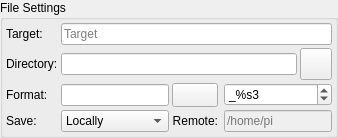
        <widget class="QGroupBox" name="fileSettingsGroup">
         <property name="title">
          <string>File Settings</string>
         </property>
         <layout class="QGridLayout" name="gridLayout_4">
          <property name="leftMargin">
           <number>3</number>
          </property>
          <property name="topMargin">
           <number>3</number>
          </property>
          <property name="rightMargin">
           <number>3</number>
          </property>
          <property name="bottomMargin">
           <number>3</number>
          </property>
          <property name="spacing">
           <number>3</number>
          </property>
          <item row="3" column="1">
           <widget class="QComboBox" name="fileUploadModeS">
            <property name="sizePolicy">
             <sizepolicy hsizetype="Expanding" vsizetype="Fixed">
              <horstretch>0</horstretch>
              <verstretch>0</verstretch>
             </sizepolicy>
            </property>
            <item>
             <property name="text">
              <string>Locally</string>
             </property>
            </item>
            <item>
             <property name="text">
              <string>Remotely</string>
             </property>
            </item>
            <item>
             <property name="text">
              <string>Both</string>
             </property>
            </item>
           </widget>
          </item>
          <item row="1" column="1" colspan="4">
           <widget class="QLineEdit" name="fileDirectoryT"/>
          </item>
          <item row="0" column="1" colspan="5">
           <widget class="QLineEdit" name="targetNameT">
            <property name="placeholderText">
             <string>Target</string>
            </property>
            <property name="clearButtonEnabled">
             <bool>true</bool>
            </property>
           </widget>
          </item>
          <item row="1" column="0">
           <widget class="QLabel" name="textLabel1_18">
            <property name="toolTip">
             <string>&lt;html&gt;&lt;head/&gt;&lt;body&gt;&lt;p&gt;Base local capture directory&lt;/p&gt;&lt;/body&gt;&lt;/html&gt;</string>
            </property>
            <property name="whatsThis">
             <string/>
            </property>
            <property name="text">
             <string>Directory:</string>
            </property>
           </widget>
          </item>
          <item row="2" column="2">
           <widget class="QPushButton" name="resetFormatB">
            <property name="sizePolicy">
             <sizepolicy hsizetype="Minimum" vsizetype="Fixed">
              <horstretch>0</horstretch>
              <verstretch>0</verstretch>
             </sizepolicy>
            </property>
            <property name="minimumSize">
             <size>
              <width>24</width>
              <height>24</height>
             </size>
            </property>
            <property name="maximumSize">
             <size>
              <width>16777215</width>
              <height>32</height>
             </size>
            </property>
            <property name="toolTip">
             <string>Reset placeholder format to default</string>
            </property>
            <property name="text">
             <string/>
            </property>
            <property name="icon">
             <iconset theme="edit-clear">
              <normaloff>.</normaloff>.</iconset>
            </property>
            <property name="iconSize">
             <size>
              <width>24</width>
              <height>24</height>
             </size>
            </property>
           </widget>
          </item>
          <item row="0" column="0">
           <widget class="QLabel" name="textLabel1_7">
            <property name="toolTip">
             <string>&lt;html&gt;&lt;head/&gt;&lt;body&gt;&lt;p&gt;Target is the name of the targetted object.&lt;/p&gt;&lt;p&gt;It is available to be used in the filename Format via the %t or %type placeholder tag.&lt;/p&gt;&lt;/body&gt;&lt;/html&gt;</string>
            </property>
            <property name="whatsThis">
             <string/>
            </property>
            <property name="text">
             <string>Target:</string>
            </property>
           </widget>
          </item>
          <item row="3" column="4" colspan="2">
           <widget class="QLineEdit" name="fileRemoteDirT">
            <property name="enabled">
             <bool>false</bool>
            </property>
            <property name="placeholderText">
             <string>/home/pi</string>
            </property>
           </widget>
          </item>
          <item row="3" column="0">
           <widget class="QLabel" name="label_4">
            <property name="toolTip">
             <string>&lt;html&gt;&lt;head/&gt;&lt;body&gt;&lt;p&gt;Select how captured images are uploaded:&lt;/p&gt;&lt;ol style=&quot;margin-top: 0px; margin-bottom: 0px; margin-left: 0px; margin-right: 0px; -qt-list-indent: 1;&quot;&gt;&lt;li style=&quot; margin-top:12px; margin-bottom:0px; margin-left:0px; margin-right:0px; -qt-block-indent:0; text-indent:0px;&quot;&gt;&lt;span style=&quot; font-weight:600;&quot;&gt;Locally&lt;/span&gt;: Captured images are saved locally on disk in the directory specified above.&lt;/li&gt;&lt;li style=&quot; margin-top:0px; margin-bottom:0px; margin-left:0px; margin-right:0px; -qt-block-indent:0; text-indent:0px;&quot;&gt;&lt;span style=&quot; font-weight:600;&quot;&gt;Remotely&lt;/span&gt;: When connecting to a remote device, select this option to save images on the remote device only. No images are uploaded to Ekos.&lt;/li&gt;&lt;li style=&quot; margin-top:0px; margin-bottom:12px; margin-left:0px; margin-right:0px; -qt-block-indent:0; text-indent:0px;&quot;&gt;&lt;span style=&quot; font-weight:600;&quot;&gt;Both&lt;/span&gt;: Captured images are saved on both the remote computer &lt;span style=&quot; font-weight:600;&quot;&gt;and&lt;/span&gt; on the local disk as well.&lt;/li&gt;&lt;/ol&gt;&lt;p&gt;When selecting &lt;span style=&quot; font-style:italic;&quot;&gt;Remotely&lt;/span&gt; or &lt;span style=&quot; font-style:italic;&quot;&gt;Both&lt;/span&gt;, you must specify the remote directory where the remote images are saved to. By default, all captured images are saved &lt;span style=&quot; font-style:italic;&quot;&gt;Locally&lt;/span&gt;.&lt;/p&gt;&lt;/body&gt;&lt;/html&gt;</string>
            </property>
            <property name="text">
             <string>Save:</string>
            </property>
           </widget>
          </item>
          <item row="2" column="1">
           <widget class="QLineEdit" name="placeholderFormatT"/>
          </item>
          <item row="2" column="4" colspan="2">
           <widget class="QSpinBox" name="formatSuffixN">
            <property name="toolTip">
             <string>&lt;html&gt;&lt;head/&gt;&lt;body&gt;&lt;p&gt;Number of digits used to append the sequence number to the filename.&lt;/p&gt;&lt;/body&gt;&lt;/html&gt;</string>
            </property>
            <property name="prefix">
             <string>_%s</string>
            </property>
            <property name="minimum">
             <number>1</number>
            </property>
            <property name="maximum">
             <number>9</number>
            </property>
            <property name="value">
             <number>3</number>
            </property>
           </widget>
          </item>
          <item row="2" column="0">
           <widget class="QLabel" name="formatLabel">
            <property name="toolTip">
             <string>&lt;html&gt;&lt;head/&gt;&lt;body&gt;&lt;p&gt;Format is used to define the image file names by the use of placeholder tags.&lt;/p&gt;&lt;ul style=&quot;margin-top: 0px; margin-bottom: 0px; margin-left: 0px; margin-right: 0px; -qt-list-indent: 1;&quot;&gt;&lt;li style=&quot; margin-top:12px; margin-bottom:0px; margin-left:0px; margin-right:0px; -qt-block-indent:0; text-indent:0px;&quot;&gt;Placeholder&lt;span style=&quot; font-weight:704;&quot;&gt; %f&lt;/span&gt; or &lt;span style=&quot; font-weight:704;&quot;&gt;%filename&lt;/span&gt;: The name of the .esq file, without extension.&lt;/li&gt;&lt;li style=&quot; margin-top:0px; margin-bottom:0px; margin-left:0px; margin-right:0px; -qt-block-indent:0; text-indent:0px;&quot;&gt;Placeholder&lt;span style=&quot; font-weight:704;&quot;&gt; %D&lt;/span&gt; or &lt;span style=&quot; font-weight:704;&quot;&gt;%Datetime&lt;/span&gt;: The current time and date &lt;span style=&quot; font-weight:704;&quot;&gt;when the file is saved.&lt;/span&gt;&lt;/li&gt;&lt;li style=&quot; margin-top:0px; margin-bottom:0px; margin-left:0px; margin-right:0px; -qt-block-indent:0; text-indent:0px;&quot;&gt;Placeholder&lt;span style=&quot; font-weight:704;&quot;&gt; %T&lt;/span&gt; or &lt;span style=&quot; font-weight:704;&quot;&gt;%Type&lt;/span&gt;: The frame type eg: 'Light', 'Bias', 'Dark', 'Flat'...&lt;/li&gt;&lt;li style=&quot; margin-top:0px; margin-bottom:0px; margin-left:0px; margin-right:0px; -qt-block-indent:0; text-indent:0px;&quot;&gt;Placeholder&lt;span style=&quot; font-weight:704;&quot;&gt; %e&lt;/span&gt; or &lt;span style=&quot; font-weight:704;&quot;&gt;%exposure&lt;/span&gt;: The exposure duration in seconds, with '_secs' as suffix.&lt;/li&gt;&lt;ul style=&quot;margin-top: 0px; margin-bottom: 0px; margin-left: 0px; margin-right: 0px; -qt-list-indent: 1;&quot;&gt;&lt;li style=&quot; margin-top:0px; margin-bottom:0px; margin-left:0px; margin-right:0px; -qt-block-indent:0; text-indent:0px;&quot;&gt;Placeholder&lt;span style=&quot; font-weight:704;&quot;&gt; %E&lt;/span&gt; or &lt;span style=&quot; font-weight:704;&quot;&gt;%exp&lt;/span&gt;: The exposure duration in seconds as plain number, without any unit as suffix.&lt;/li&gt;&lt;/ul&gt;&lt;li style=&quot; margin-top:0px; margin-bottom:0px; margin-left:0px; margin-right:0px; -qt-block-indent:0; text-indent:0px;&quot;&gt;Placeholder&lt;span style=&quot; font-weight:704;&quot;&gt; %F&lt;/span&gt; or &lt;span style=&quot; font-weight:704;&quot;&gt;%Filter&lt;/span&gt;: The active filter name.&lt;/li&gt;&lt;li style=&quot; margin-top:0px; margin-bottom:0px; margin-left:0px; margin-right:0px; -qt-block-indent:0; text-indent:0px;&quot;&gt;Placeholder&lt;span style=&quot; font-weight:704;&quot;&gt; %t&lt;/span&gt; or &lt;span style=&quot; font-weight:704;&quot;&gt;%target&lt;/span&gt;: The Target name.&lt;/li&gt;&lt;li style=&quot; margin-top:0px; margin-bottom:0px; margin-left:0px; margin-right:0px; -qt-block-indent:0; text-indent:0px;&quot;&gt;Placeholder &lt;span style=&quot; font-weight:600;&quot;&gt;%C&lt;/span&gt; or &lt;span style=&quot; font-weight:600;&quot;&gt;%temperature&lt;/span&gt;: The camera temperature of capturing.&lt;/li&gt;&lt;ul style=&quot;margin-top: 0px; margin-bottom: 0px; margin-left: 0px; margin-right: 0px; -qt-list-indent: 1;&quot;&gt;&lt;li style=&quot; margin-top:0px; margin-bottom:0px; margin-left:0px; margin-right:0px; -qt-block-indent:0; text-indent:0px;&quot;&gt;Placeholder &lt;span style=&quot; font-weight:600;&quot;&gt;%B&lt;/span&gt; or &lt;span style=&quot; font-weight:600;&quot;&gt;%bin&lt;/span&gt;: The binning configured for capturing.&lt;/li&gt;&lt;li style=&quot; margin-top:0px; margin-bottom:0px; margin-left:0px; margin-right:0px; -qt-block-indent:0; text-indent:0px;&quot;&gt;Placeholder &lt;span style=&quot; font-weight:600;&quot;&gt;%G&lt;/span&gt; or &lt;span style=&quot; font-weight:600;&quot;&gt;%gain&lt;/span&gt;: The gain configured for capturing.&lt;/li&gt;&lt;/ul&gt;&lt;li style=&quot; margin-top:0px; margin-bottom:0px; margin-left:0px; margin-right:0px; -qt-block-indent:0; text-indent:0px;&quot;&gt;Placeholder &lt;span style=&quot; font-weight:600;&quot;&gt;%O&lt;/span&gt; or &lt;span style=&quot; font-weight:600;&quot;&gt;%offset&lt;/span&gt;: The offset configured for capturing.&lt;/li&gt;&lt;ul style=&quot;margin-top: 0px; margin-bottom: 0px; margin-left: 0px; margin-right: 0px; -qt-list-indent: 1;&quot;&gt;&lt;li style=&quot; margin-top:0px; margin-bottom:0px; margin-left:0px; margin-right:0px; -qt-block-indent:0; text-indent:0px;&quot;&gt;Placeholder &lt;span style=&quot; font-weight:600;&quot;&gt;%I&lt;/span&gt; or &lt;span style=&quot; font-weight:600;&quot;&gt;%iso&lt;/span&gt;: The ISO value (DSLRs only).&lt;/li&gt;&lt;/ul&gt;&lt;li style=&quot; margin-top:0px; margin-bottom:0px; margin-left:0px; margin-right:0px; -qt-block-indent:0; text-indent:0px;&quot;&gt;Placeholder &lt;span style=&quot; font-weight:600;&quot;&gt;%P&lt;/span&gt; or &lt;span style=&quot; font-weight:600;&quot;&gt;%pierside&lt;/span&gt;: The current mount's pier side.&lt;/li&gt;&lt;li style=&quot; margin-top:0px; margin-bottom:12px; margin-left:0px; margin-right:0px; -qt-block-indent:0; text-indent:0px;&quot;&gt;Placeholder&lt;span style=&quot; font-weight:704;&quot;&gt; %s*&lt;/span&gt; or &lt;span style=&quot; font-weight:704;&quot;&gt;%sequence&lt;/span&gt;: The image sequence identifier where * is the number of digits used (1-9). &lt;span style=&quot; font-weight:704;&quot;&gt;This tag is mandatory and must be the last element in the format.&lt;/span&gt;&lt;/li&gt;&lt;/ul&gt;&lt;p&gt;Arbitrary text may also be included within the Format string, &lt;span style=&quot; font-weight:704;&quot;&gt;except the % and \ characters.&lt;/span&gt; The / path character can be used to define arbitrary directories.&lt;/p&gt;&lt;p&gt;Notes:&lt;/p&gt;&lt;ul style=&quot;margin-top: 0px; margin-bottom: 0px; margin-left: 0px; margin-right: 0px; -qt-list-indent: 1;&quot;&gt;&lt;li style=&quot; margin-top:0px; margin-bottom:0px; margin-left:0px; margin-right:0px; -qt-block-indent:0; text-indent:0px;&quot;&gt;Tags are case sensitive in both their short and long forms.&lt;/li&gt;&lt;li style=&quot; margin-top:0px; margin-bottom:0px; margin-left:0px; margin-right:0px; -qt-block-indent:0; text-indent:0px;&quot;&gt;Only use the %Datetime tag in the filename portion of the format, not in the path definition.&lt;/li&gt;&lt;/ul&gt;&lt;/body&gt;&lt;/html&gt;</string>
            </property>
            <property name="text">
             <string>Format:</string>
            </property>
           </widget>
          </item>
          <item row="1" column="5">
           <widget class="QPushButton" name="selectFileDirectoryB">
            <property name="sizePolicy">
             <sizepolicy hsizetype="Fixed" vsizetype="Fixed">
              <horstretch>0</horstretch>
              <verstretch>0</verstretch>
             </sizepolicy>
            </property>
            <property name="minimumSize">
             <size>
              <width>32</width>
              <height>32</height>
             </size>
            </property>
            <property name="maximumSize">
             <size>
              <width>32</width>
              <height>32</height>
             </size>
            </property>
            <property name="text">
             <string/>
            </property>
           </widget>
          </item>
          <item row="3" column="2">
           <widget class="QLabel" name="remoteLabel">
            <property name="toolTip">
             <string>When storing images on remote devices, specify the directory where captured images are saved to.</string>
            </property>
            <property name="text">
             <string>Remote:</string>
            </property>
            <property name="alignment">
             <set>Qt::AlignRight|Qt::AlignTrailing|Qt::AlignVCenter</set>
            </property>
           </widget>
          </item>
         </layout>
        </widget>
